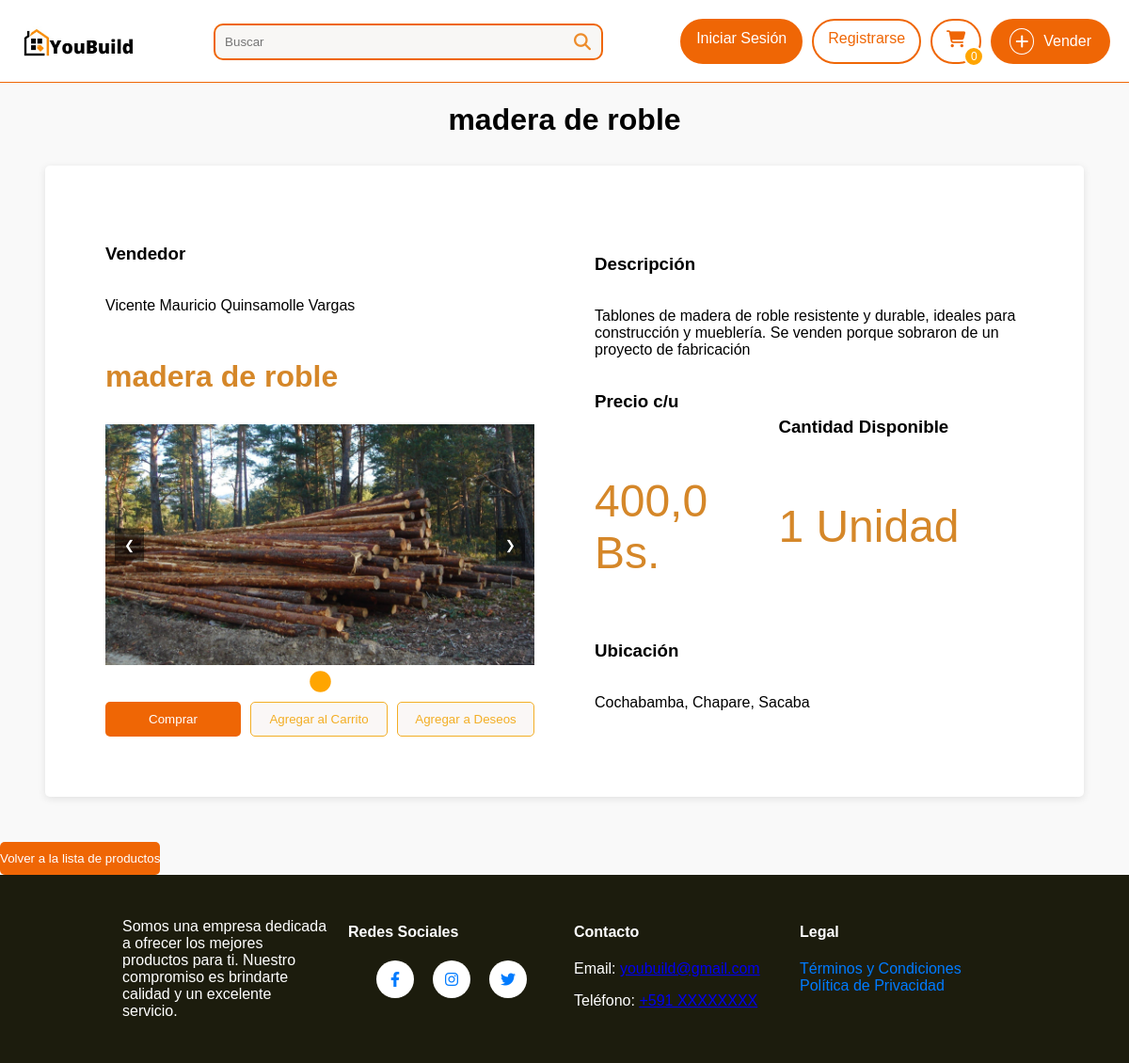
/producto/5/, run on the app's committed database.
### sistema/models.py (models this page shows, shortened)
class ProductoDb(models.Model):
    nombre = models.CharField(max_length=50, verbose_name="Nombre")
    detalle = models.TextField(max_length=200, verbose_name="Detalle")
    precio = models.FloatField(verbose_name="Precio", validators=[MinValueValidator(0.0), MaxValueValidator(99999.9)])
    categoria_fk = models.ForeignKey(CategoriaDb, on_delete=models.CASCADE, null=True, blank=True)
    usuario_fk = models.ForeignKey(UsuarioDB, on_delete=models.CASCADE, null=True, blank=True)
    visitas = models.PositiveIntegerField(default=0, verbose_name="Visitas")  # Nuevo campo para visitas
    cantidad = models.IntegerField(default=1)
    class Meta:
        db_table = "productos"
        verbose_name = "Producto"
        verbose_name_plural = "Productos"

class UsuarioDB(models.Model):
    user = models.OneToOneField(User, on_delete=models.CASCADE)
    nombre_completo = models.CharField(max_length=50, verbose_name="Nombre completo",null=True)
    municipio_fk = models.ForeignKey('MunicipioDB', on_delete=models.CASCADE, null=True, blank=True)
    direccion_1 = models.CharField(max_length=255, verbose_name="Dirección 1",null=True)
    telefono = models.CharField(max_length=15, verbose_name="Número de teléfono",
                                validators=[RegexValidator(regex=r'^\+?1?\d{9,15}$',
                                                           message="El número debe estar en el formato: '+59199999999'. Hasta 15 dígitos.")])
    imagen_perfil = models.ImageField(upload_to='perfil/', null=True, blank=True,default='perfil/perfil.png')
    qr_imagen = models.ImageField(upload_to='qr/', null=True, blank=True, verbose_name="Código QR")
    class Meta:
        verbose_name = "Perfil de Usuario"
        verbose_name_plural = "Perfiles de Usuarios"

class ImagenProductoDB(models.Model):
    producto_fk = models.ForeignKey(ProductoDb, on_delete=models.CASCADE, related_name="imagenes")
    imagen = models.ImageField(upload_to="productos", null=True)
    class Meta:
        verbose_name = "Imagen"
        verbose_name_plural = "Imágenes"

class MunicipioDB(models.Model):
    nombre = models.CharField(max_length=60, verbose_name="Nombre del municipio")
    provincia_fk = models.ForeignKey(ProvinciaDB, on_delete=models.CASCADE, null=True, blank=True)
    class Meta:
        verbose_name = "Municipio"
        verbose_name_plural = "Municipios"
    def __str__(self):
        return self.nombre

class ProvinciaDB(models.Model):
    nombre = models.CharField(max_length=60, verbose_name="Nombre de la provincia")
    departamento_fk = models.ForeignKey(DepartamentoDB, on_delete=models.CASCADE, null=True, blank=True)
    class Meta:
        verbose_name = "Provincia"
        verbose_name_plural = "Provincias"  # Cambio a mayúscula para consistencia

class DepartamentoDB(models.Model):
    nombre = models.CharField(max_length=60, verbose_name="Nombre del departamento")  # Convención de nombres
    class Meta:
        verbose_name = "Departamento"
        verbose_name_plural = "Departamentos"  # Cambio de mayúscula para consistencia
    def __str__(self):
        return self.nombre

### sistema/views.py (the view)
# urls.py: path('producto/<int:id>/', ProductoView, name='detalle_producto'),
def ProductoView(request, id):
    producto = get_object_or_404(ProductoDb, id=id)
    producto.visitas += 1
    producto.save()
    imagenes = producto.imagenes.all()  # Línea adicional si necesitas imágenes relacionadas
    return render(request, "detalle_producto.html", {"producto": producto})

### sistema/context_processors.py (called while the page is built)
def cart_count(request):
    cart_count = request.session.get('cart_count', 0)
    return {'cart_count': cart_count}

### sistema/templates/detalle_producto.html (shortened to what this page needs)
<!DOCTYPE html>
{% extends 'layout.html' %}
{% load static %}
    {% block extra_styles %}
    <link rel="stylesheet" href="{% static 'listaProduct.css' %}" />
    {% endblock %}
    {% block content %}
    <div class="titulo">
        <h1> {{ producto.nombre }} </h1>
      </div>
    <div class="flex-container">
        <div class="column column-left flex-column">
            <h3>Vendedor</h3>
            <p>{{ producto.usuario_fk.nombre_completo }} </p>
            <h3 class="product-name">{{ producto.nombre }}</h3>
            <div class="carousel-productos-container">
                <button class="carousel-productos-button prev" onclick="changeSlide(-1)">&#10094;</button>
                <div class="carousel-productos">
                    {% for imagen in producto.imagenes.all %}
                    <div class="carousel-productos-item">
                        <img src="{{ imagen.imagen.url }}" alt="Imagen del producto" class="producto-imagen">
                    </div>
                    {% endfor %}
                </div>
                <button class="carousel-productos-button next" onclick="changeSlide(1)">&#10095;</button>
            </div>
            <div class="carousel-productos-dots">
                {% for imagen in producto.imagenes.all %}
                <span class="dot" onclick="currentSlide({{ forloop.counter0 }})"></span>
                {% endfor %}
            </div>
            <div class="botones button-row">
                <button class="btn" id="btn-comprar" onclick="comprar({{ producto.id }})">Comprar</button>
                <button class="btn add-to-view" id=" btn-agregar-carrito" onclick="agregarAlCarrito({{ producto.id }})">Agregar al Carrito</button>
                <button class="btn add-to-view" id=" btn-deseos" onclick="agregarDeseos()">Agregar a
                    Deseos</button>
            </div>
        </div>
        <div class="column column-right flex-column">
            <h3>Descripción</h3>
            <p>{{ producto.detalle }}</p>
            <div class="sub-container">
                <div class="subcolumn1 flex-column column-left">
                    <h3>Precio c/u</h3>
                    <p class="aux">{{ producto.precio }} Bs.</p>
                </div>
                <div class="subcolumn2 flex-column column-right">
                    <h3>Cantidad Disponible</h3>
                    <p class="aux">1 Unidad</p>
                </div>
            </div>
            <h3>Ubicación</h3>
            <p>
                {{ producto.usuario_fk.municipio_fk.provincia_fk.departamento_fk }},
                {{ producto.usuario_fk.municipio_fk.provincia_fk.nombre }},
                {{ producto.usuario_fk.municipio_fk }}
            </p>
        </div>
    </div>
      <button class="btn" style="max-width: fit-content;" onclick="volverALista()">Volver a la lista de
        productos</button>
      {% endblock %}

### sistema/static/style.css (style rules this page uses)
:root { --primary-color: #ED8C2B; --secondary-color: #E5E8EB; --accent-color: #F2690D; --text-color: #1C1C0D; --link-color: #9E9647; --background-color: #FFFFFB; }
body { font-family: Arial, sans-serif; margin: 0; padding: 0; display: grid; grid-template-rows: auto 1fr auto; min-height: 100vh; background-color: var(--background-color); }
.dot { width: 5px; height: 5px; border-radius: 50%; background-color: black; margin: 0 5px; transition: transform 0.3s ease; }
.dot.active { transform: scale(1.5); }
.flex-container { display: flex; text-align: left; background-color: white; margin: 3em; padding: 4em; gap: 4em; margin-top: 30px; border-radius: 5px; box-shadow: 0 2px 8px rgba(0, 0, 0, 0.1); }
.flex-column { display: flex; flex-direction: column; justify-content: center; }
.sub-container { display: flex; text-align: left; width: 100%; }
.subcolumn1 { flex: 3; }
.subcolumn2 { flex: 4; }
.column { flex: 1; }
.producto-imagen { max-width: 20rem; }
.aux { font-size: 3em; color: #d58729; }
.product-name { font-size: 2em; color: #d58729; }
.carousel-productos-container { position: relative; max-width: 100%; margin: auto; overflow: hidden; }
.carousel-productos { display: flex; transition: transform 0.5s ease-in-out; }
.carousel-productos-item { min-width: 100%; box-sizing: border-box; display: none; justify-content: center; align-items: center; }
.carousel-productos-item.active { display: flex; }
.producto-imagen { max-width: 100%; max-height: 500px; object-fit: contain; }
.carousel-productos-button { position: absolute; top: 50%; transform: translateY(-50%); background-color: rgba(0, 0, 0, 0.5); color: white; border: none; padding: 10px; cursor: pointer; }
.carousel-productos-button.prev { left: 10px; }
.carousel-productos-button.next { right: 10px; }
.carousel-productos-dots { text-align: center; padding: 10px; }
.carousel-productos-dots .dot { height: 15px; width: 15px; margin: 0 2px; background-color: #bbb; border-radius: 50%; display: inline-block; transition: background-color 0.6s ease; }
.carousel-productos-dots .dot.active { background-color: orange; }

### sistema/static/ListaProduct.css (style rules this page uses)
.titulo { text-align: center; }
body { font-family: Arial, sans-serif; background-color: #f9f9f9; margin: 0; padding: 0; }
.button-row { display: flex; justify-content: space-between; gap: 10px; }
.btn { background-color: #ef6605; color: white; border: none; padding: 10px 0; margin: 0; border-radius: 5px; cursor: pointer; transition: background-color 0.3s; flex: 1; min-width: 0; text-align: center; }
.btn.add-to-list, .btn.add-to-view, .btn.add-to-cart { background-color: #faf7f6; color: rgb(243, 174, 37); border: 1px solid rgb(243, 174, 37); }

### data on the page
ProductoDb: nombre "madera de roble", usuario_fk.nombre_completo "Vicente Mauricio Quinsamolle Vargas", detalle "Tablones de madera de roble resistente y durable, ideales para construcción y mueblería. Se venden porque sobraron de un proyecto de fabricación", precio "400,0", usuario_fk.municipio_fk.provincia_fk.departamento_fk "Cochabamba", usuario_fk.municipio_fk.provincia_fk.nombre "Chapare", usuario_fk.municipio_fk "Sacaba"
ImagenProductoDB: imagen (picture)

### other printed values
{{ cart_count }} "0"
